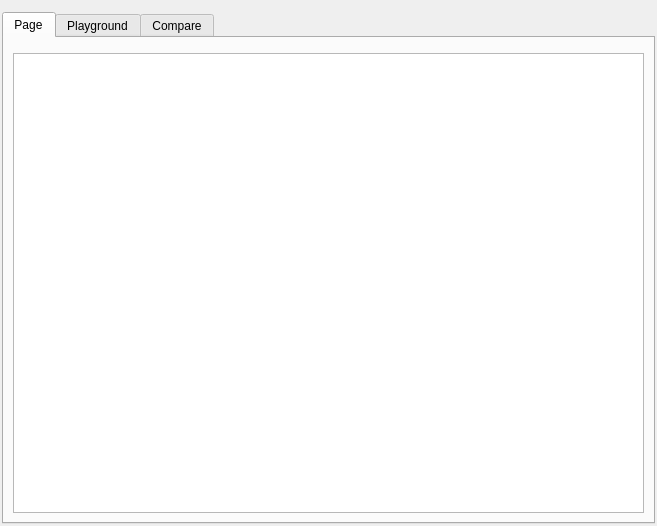
<?xml version="1.0" encoding="UTF-8"?>
<ui version="4.0">
 <author>Pierre Marchand</author>
 <class>MainView</class>
 <widget class="QWidget" name="MainView">
  <property name="geometry">
   <rect>
    <x>0</x>
    <y>0</y>
    <width>657</width>
    <height>526</height>
   </rect>
  </property>
  <property name="sizePolicy">
   <sizepolicy hsizetype="Expanding" vsizetype="Expanding">
    <horstretch>0</horstretch>
    <verstretch>0</verstretch>
   </sizepolicy>
  </property>
  <property name="acceptDrops">
   <bool>true</bool>
  </property>
  <property name="windowTitle">
   <string>main view widget</string>
  </property>
  <layout class="QGridLayout" name="gridLayout_8">
   <property name="leftMargin">
    <number>2</number>
   </property>
   <property name="topMargin">
    <number>12</number>
   </property>
   <property name="rightMargin">
    <number>2</number>
   </property>
   <property name="bottomMargin">
    <number>2</number>
   </property>
   <property name="spacing">
    <number>0</number>
   </property>
   <item row="0" column="0">
    <widget class="QTabWidget" name="tabWidget">
     <property name="enabled">
      <bool>true</bool>
     </property>
     <property name="sizePolicy">
      <sizepolicy hsizetype="Expanding" vsizetype="Expanding">
       <horstretch>1</horstretch>
       <verstretch>0</verstretch>
      </sizepolicy>
     </property>
     <property name="acceptDrops">
      <bool>true</bool>
     </property>
     <property name="toolTip">
      <string/>
     </property>
     <property name="statusTip">
      <string/>
     </property>
     <property name="layoutDirection">
      <enum>Qt::LeftToRight</enum>
     </property>
     <property name="tabPosition">
      <enum>QTabWidget::North</enum>
     </property>
     <property name="tabShape">
      <enum>QTabWidget::Rounded</enum>
     </property>
     <property name="currentIndex">
      <number>0</number>
     </property>
     <property name="elideMode">
      <enum>Qt::ElideRight</enum>
     </property>
     <widget class="QWidget" name="tab">
      <attribute name="title">
       <string>Page</string>
      </attribute>
      <layout class="QGridLayout" name="gridLayout_15">
       <property name="margin">
        <number>0</number>
       </property>
       <item row="0" column="0">
        <widget class="QStackedWidget" name="previewStack">
         <property name="currentIndex">
          <number>0</number>
         </property>
         <widget class="QWidget" name="pageList">
          <layout class="QGridLayout" name="gridLayout_13">
           <item row="0" column="0">
            <layout class="QVBoxLayout" name="verticalLayout_2">
             <item>
              <widget class="FilterBar" name="filterBar" native="true"/>
             </item>
             <item>
              <widget class="FMPreviewView" name="listView">
               <property name="resizeMode">
                <enum>QListView::Adjust</enum>
               </property>
               <property name="uniformItemSizes">
                <bool>true</bool>
               </property>
              </widget>
             </item>
            </layout>
           </item>
          </layout>
         </widget>
         <widget class="QWidget" name="pageFamily">
          <layout class="QGridLayout" name="gridLayout_14">
           <property name="margin">
            <number>2</number>
           </property>
           <item row="0" column="0">
            <widget class="FamilyWidget" name="familyWidget" native="true"/>
           </item>
          </layout>
         </widget>
        </widget>
       </item>
      </layout>
     </widget>
     <widget class="QWidget" name="tabPlay">
      <attribute name="icon">
       <iconset resource="application.qrc">
        <normaloff>:/fontmatrix_playground.png</normaloff>:/fontmatrix_playground.png</iconset>
      </attribute>
      <attribute name="title">
       <string>Playground</string>
      </attribute>
      <layout class="QGridLayout" name="gridLayout_7">
       <item row="0" column="0" colspan="3">
        <widget class="FMPlayGround" name="playView">
         <property name="frameShape">
          <enum>QFrame::NoFrame</enum>
         </property>
        </widget>
       </item>
       <item row="1" column="1">
        <widget class="QLabel" name="label_5">
         <property name="text">
          <string>Font Size:</string>
         </property>
         <property name="buddy">
          <cstring>playFontSize</cstring>
         </property>
        </widget>
       </item>
       <item row="1" column="2">
        <widget class="QDoubleSpinBox" name="playFontSize">
         <property name="suffix">
          <string> pt</string>
         </property>
         <property name="minimum">
          <double>1.000000000000000</double>
         </property>
         <property name="maximum">
          <double>999.990000000000009</double>
         </property>
         <property name="value">
          <double>24.000000000000000</double>
         </property>
        </widget>
       </item>
       <item row="1" column="0">
        <spacer name="horizontalSpacer_5">
         <property name="orientation">
          <enum>Qt::Horizontal</enum>
         </property>
         <property name="sizeHint" stdset="0">
          <size>
           <width>40</width>
           <height>20</height>
          </size>
         </property>
        </spacer>
       </item>
      </layout>
     </widget>
     <widget class="QWidget" name="tabCompare">
      <attribute name="icon">
       <iconset resource="application.qrc">
        <normaloff>:/fontmatrix_compare.png</normaloff>:/fontmatrix_compare.png</iconset>
      </attribute>
      <attribute name="title">
       <string>Compare</string>
      </attribute>
      <layout class="QGridLayout" name="gridLayout_17">
       <item row="0" column="0">
        <widget class="FontCompareWidget" name="widget" native="true"/>
       </item>
      </layout>
     </widget>
    </widget>
   </item>
  </layout>
 </widget>
 <customwidgets>
  <customwidget>
   <class>FMPreviewView</class>
   <extends>QListView</extends>
   <header>fmpreviewlist.h</header>
  </customwidget>
  <customwidget>
   <class>FMPlayGround</class>
   <extends>QGraphicsView</extends>
   <header>fmplayground.h</header>
  </customwidget>
  <customwidget>
   <class>FontCompareWidget</class>
   <extends>QWidget</extends>
   <header>fontcomparewidget.h</header>
   <container>1</container>
  </customwidget>
  <customwidget>
   <class>FamilyWidget</class>
   <extends>QWidget</extends>
   <header>familywidget.h</header>
   <container>1</container>
  </customwidget>
  <customwidget>
   <class>FilterBar</class>
   <extends>QWidget</extends>
   <header>filterbar.h</header>
   <container>1</container>
  </customwidget>
 </customwidgets>
 <tabstops>
  <tabstop>playView</tabstop>
  <tabstop>playFontSize</tabstop>
 </tabstops>
 <resources>
  <include location="application.qrc"/>
 </resources>
 <connections/>
</ui>
